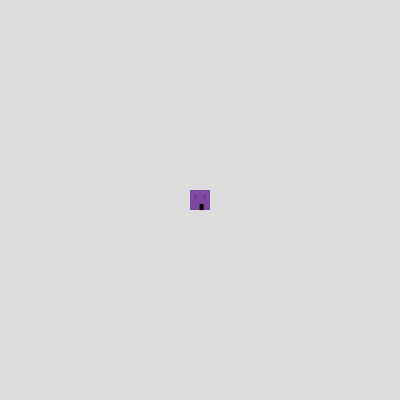
Frame 1 (no input)
Frame 60 (no input): identical to frame 1, image omitted
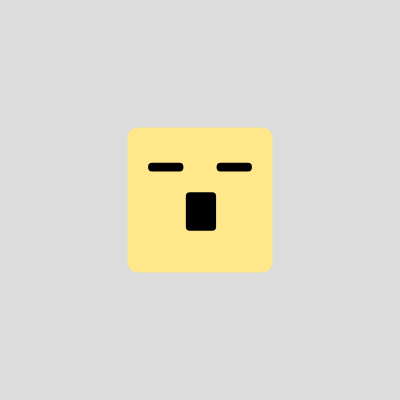
Frame 120 (the mouse pressed at the canvas centre since frame 60)

The p5.js sketch that drew these frames (run headless with seeded random() and noise() and a simulated clock; from frame 60 on, the mouse is pressed at the canvas centre):

// p5.js sketch
// ── sketch.js
function setup() {
  createCanvas(400, 400);
  noStroke()
  
}

function draw() {
  background(220);
  let x=mouseX
  let y=mouseY
  // push();
  // fill(126, 172, 181);
  // rect(10,10,380,380,40);
  // fill("black")
  // rect(60,100,100,20,5);
  // rect(240,100,100,20,5);
  // rect(160,240,80,100,10);
  // pop();
  // push();
  // fill(250, 223, 161);
  // rect(180,180,40,40,5)
  // fill("black")
  // rect(188,190,4,4,2)
  // rect(208,190,4,4,2)
  // rect(198,208,4,6,2)
  // pop();
  let fill1=x*0.8
  let fill2=y*0.8
  let fill3=160+x*0.2-y*0.3
  fill(126+fill1,72+fill2,fill3)
  let recta=x*0.625+20;
  let rectb=y*0.625+20;
  let rectx=(400-x*0.625)/2-10;
  let recty=(400-y*0.625)/2-10;
  let arc=x*0.025+y*0.025
  rect(rectx, recty, recta, rectb,arc)
  push()
  let eye1x=0.12*recta+3.2+rectx
  let eyey=0.24*rectb+0.4+recty
  let eyea=0.28*recta-5.3
  let eyeb=0.04*rectb+3.1
  let eye2x=400-eye1x-eyea
  fill("black")
  rect(eye1x, eyey, eyea, eyeb,arc*0.4)
  rect(eye2x,eyey,eyea,eyeb,arc*0.4)
  let mouthx=0.22*rectx+157.8
  let mouthy=0.19*recty+168
  let moutha=0.21*recta-0.22
  let mouthb=0.26*rectb+0.78
  rect(mouthx,mouthy,moutha,mouthb,arc*0.4)
  pop()
}
